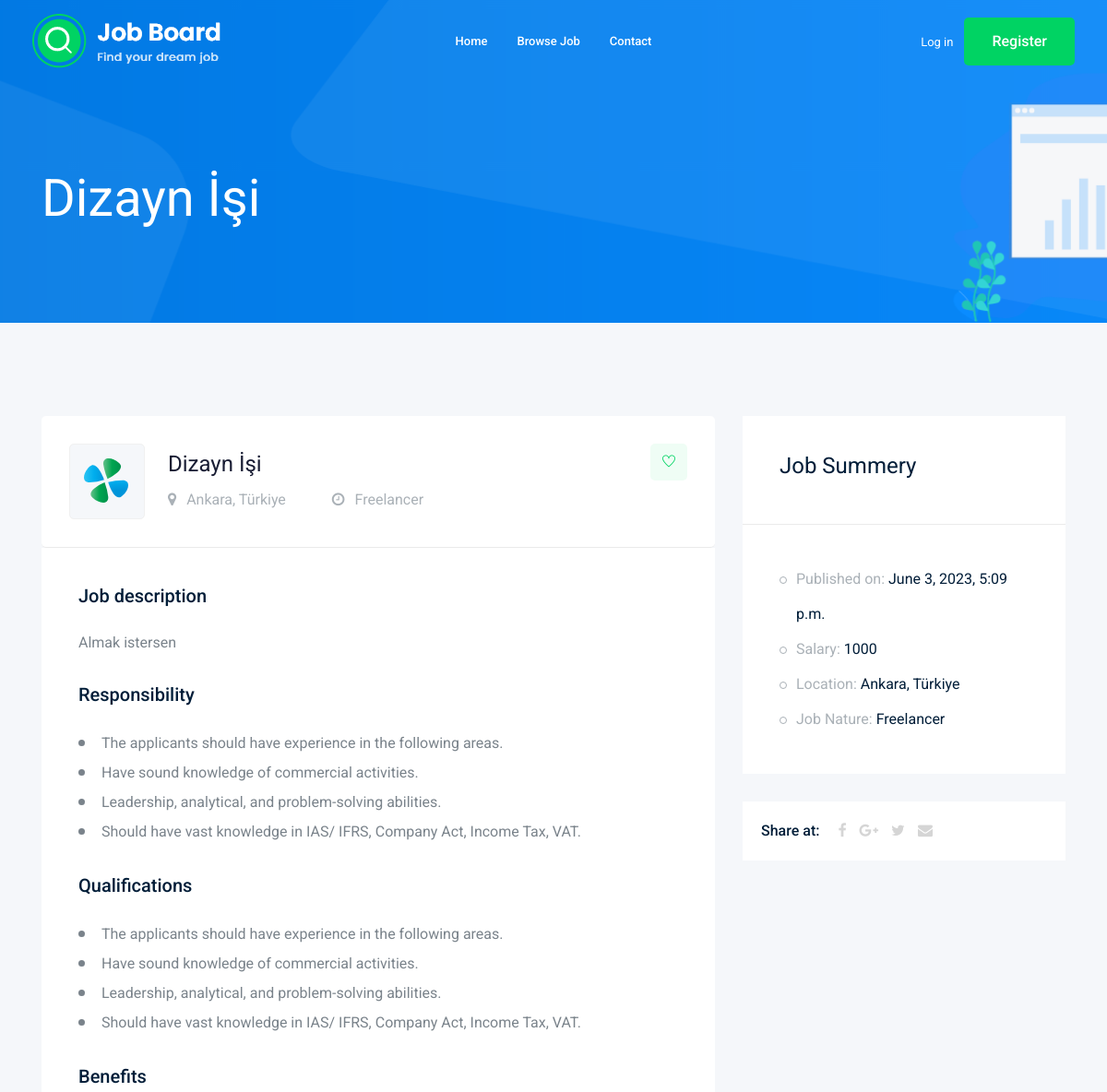
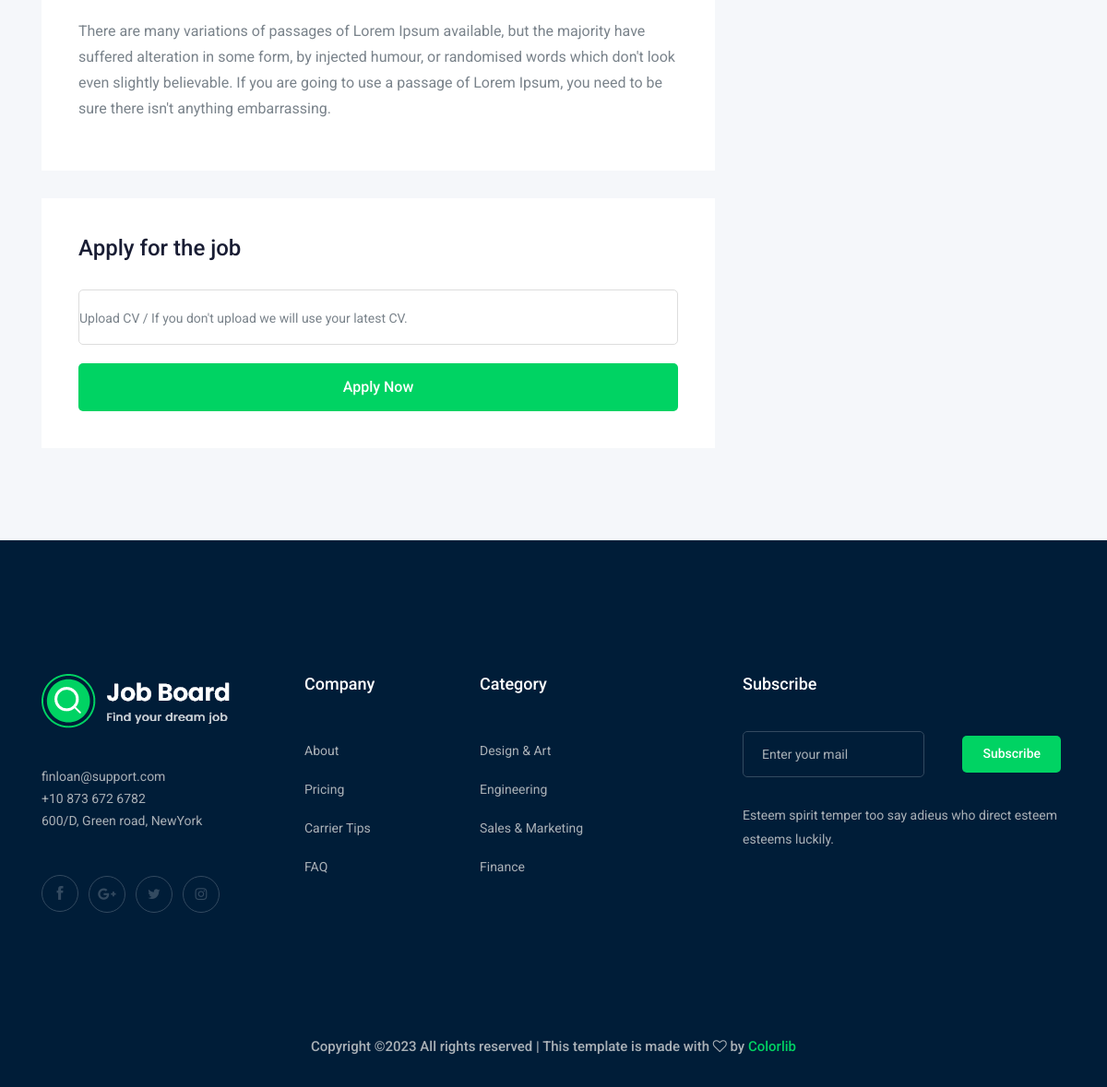
/job/1, run on the app's committed database (2 pictures, top to bottom).
### core/models.py (models this page shows, shortened)
class Job(models.Model):
    title = models.CharField(max_length=100)
    description = models.TextField()
    company = models.CharField(max_length=100)
    city = models.CharField(max_length=100)
    country = models.CharField(max_length=100)
    sector = models.ForeignKey(JobCategories, on_delete=models.CASCADE)
    creator = models.ForeignKey(Person, on_delete=models.CASCADE, related_name='created_jobs')
    is_active = models.BooleanField(default=True)
    created_at = models.DateTimeField(auto_now_add=True)
    job_nature = models.CharField(max_length=100)
    salary = models.CharField(max_length=100)

### job/views.py (the view)
# urls.py: path('<str:pk>', views.detail, name='detail'),
def detail(request, pk):
    if request.method == 'POST':
        if request.method == 'POST':
            Applications.objects.create(
                job_id=pk,
                applicant_username=request.user.username,
            ).save()
    job = Job.objects.filter(id=pk).first()
    applicants = (Applications.objects.filter(job_id=pk)).all()
    is_enrolled = applicants.filter(applicant_username=request.user.username)
    is_creator = (str(job.creator) == str(request.user.username))
    if job:
        return render(request, 'job/detail.html', {
            'job': job,
            'applicants': applicants,
            'is_enrolled': is_enrolled,
            'is_creator': is_creator
        })
    return render(request, 'core/index.html')

### job/templates/job/detail.html (shortened to what this page needs)
{% extends 'core/base.html' %}
{% block content %}
    <div class="bradcam_area bradcam_bg_1">
        <div class="container">
            <div class="row">
                <div class="col-xl-12">
                    <div class="bradcam_text">
                        <h3>{{ job.title }}</h3>
                    </div>
                </div>
            </div>
        </div>
    </div>
    <div class="job_details_area">
        <div class="container">
            <div class="row">
                <div class="col-lg-8">
                    <div class="job_details_header">
                        <div class="single_jobs white-bg d-flex justify-content-between">
                            <div class="jobs_left d-flex align-items-center">
                                <div class="thumb">
                                    <img src="img/svg_icon/1.svg" alt="">
                                </div>
                                <div class="jobs_conetent">
                                    <a href="#"><h4>{{ job.title }}</h4></a>
                                    <div class="links_locat d-flex align-items-center">
                                        <div class="location">
                                            <p> <i class="fa fa-map-marker"></i> {{ job.city }}, {{ job.country }}</p>
                                        </div>
                                        <div class="location">
                                            <p> <i class="fa fa-clock-o"></i> {{ job.job_nature }}</p>
                                        </div>
                                    </div>
                                </div>
                            </div>
                            <div class="jobs_right">
                                <div class="apply_now">
                                    <a class="heart_mark" href="#"> <i class="ti-heart"></i> </a>
                                </div>
                            </div>
                        </div>
                    </div>
                    <div class="descript_wrap white-bg">
                        <div class="single_wrap">
                            <h4>Job description</h4>
                            <p>{{ job.description }}</p>
                        </div>
                        <div class="single_wrap">
                            <h4>Responsibility</h4>
                            <ul>
                                <li>The applicants should have experience in the following areas.
                                </li>
                                <li>Have sound knowledge of commercial activities.</li>
                                <li>Leadership, analytical, and problem-solving abilities.</li>
                                <li>Should have vast knowledge in IAS/ IFRS, Company Act, Income Tax, VAT.</li>
                            </ul>
                        </div>
                        <div class="single_wrap">
                            <h4>Qualifications</h4>
                            <ul>
                                <li>The applicants should have experience in the following areas.
                                </li>
                                <li>Have sound knowledge of commercial activities.</li>
                                <li>Leadership, analytical, and problem-solving abilities.</li>
                                <li>Should have vast knowledge in IAS/ IFRS, Company Act, Income Tax, VAT.</li>
                            </ul>
                        </div>
                        <div class="single_wrap">
                            <h4>Benefits</h4>
                            <p>There are many variations of passages of Lorem Ipsum available, but the majority have suffered alteration in some form, by injected humour, or randomised words which don't look even slightly believable. If you are going to use a passage of Lorem Ipsum, you need to be sure there isn't anything embarrassing.</p>
                        </div>
                    </div>
                    <div class="apply_job_form white-bg">
                        <h4>Apply for the job</h4>
                        <form method="POST" action="" enctype="multipart/form-data">
                            <div class="row">
                                <div class="col-md-12">
                                    <div class="input-group">
                                        <div class="custom-file">
                                          <label class="custom-file-label" for="inputGroupFile03">Upload CV / If you don't upload we will use your latest CV.</label>
                                        </div>
                                      </div>
                                </div>
                                <div class="col-md-12">
                                    <div class="submit_btn">
                                        {% if is_enrolled %}
                                            <p>You have already enrolled</p>
                                 {% else %}
                                            <button href="{{ job.id }}" class="boxed-btn3 w-100">Apply Now</button>
                                        {% endif %}
                                    </div>
                                </div>
                            </div>
                        </form>
                    </div>
                </div>
                <div class="col-lg-4">
                    <div class="job_sumary">
                        <div class="summery_header">
                            <h3>Job Summery</h3>
                        </div>
                        <div class="job_content">
                            <ul>
                                <li>Published on: <span>{{ job.created_at }}</span></li>
                                <li>Salary: <span>{{ job.salary }}</span></li>
                                <li>Location: <span>{{ job.city }}, {{ job.country }}</span></li>
                                <li>Job Nature: <span> {{ job.job_nature }}</span></li>
                            </ul>
                        </div>
                    </div>
                    <div class="share_wrap d-flex">
                        <span>Share at:</span>
                        <ul>
                            <li><a href="#"> <i class="fa fa-facebook"></i></a> </li>
                            <li><a href="#"> <i class="fa fa-google-plus"></i></a> </li>
                            <li><a href="#"> <i class="fa fa-twitter"></i></a> </li>
                            <li><a href="#"> <i class="fa fa-envelope"></i></a> </li>
                        </ul>
                    </div>
                </div>
            </div>
        </div>
    </div>
{% endblock %}

### data on the page
Job: title "Dizayn İşi", city "Ankara", country "Türkiye", job_nature "Freelancer", description "Almak istersen", created_at "June 3, 2023, 5:09 p.m.", salary "1000"
